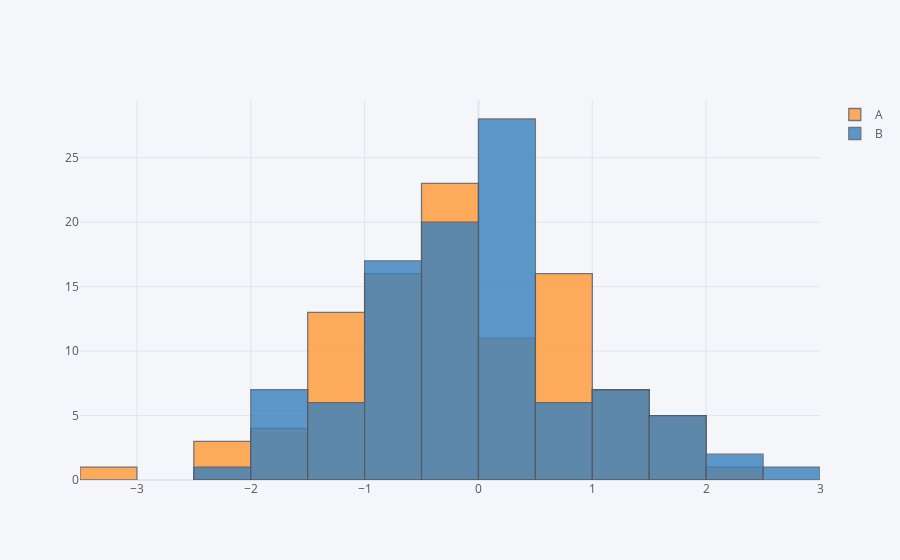

The notebook cell saved with this chart:
### Markdown cell above
## histogram

### Code cell
df[['A', 'B']].iplot(kind='hist',bins=25)
